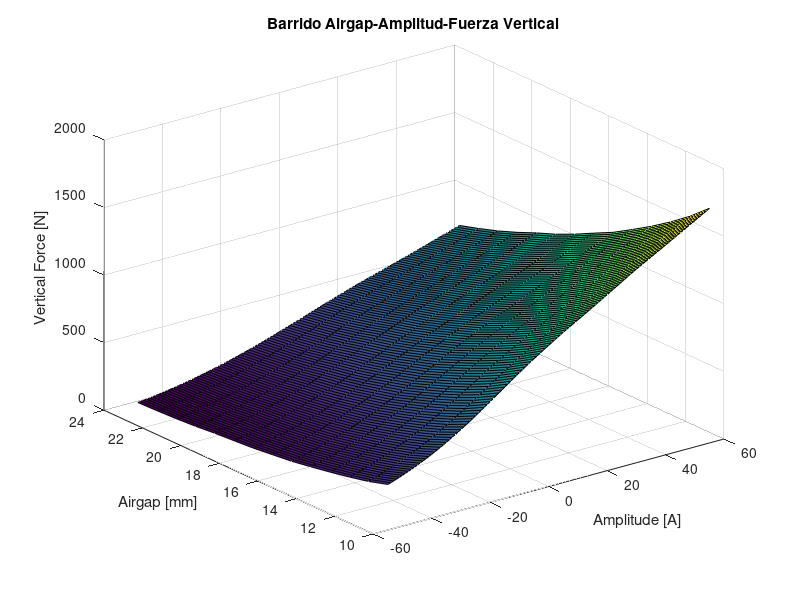
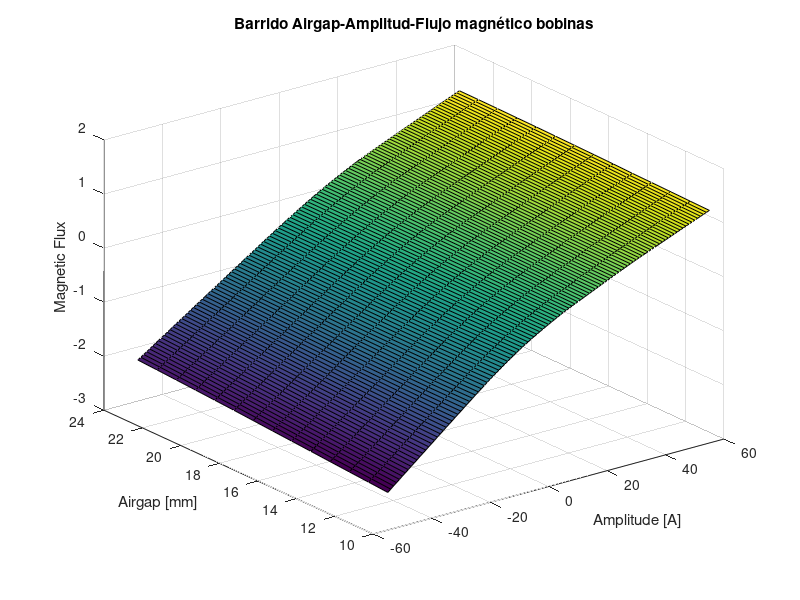
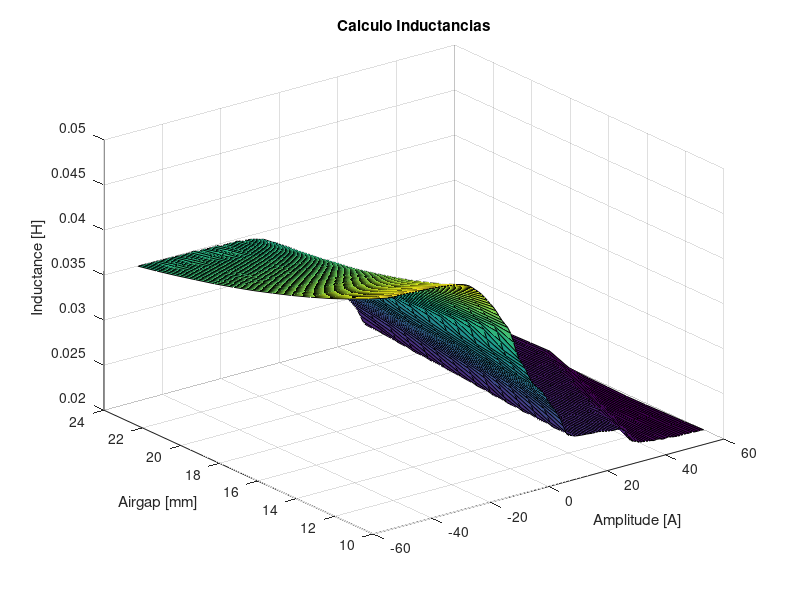

Write the MATLAB code that produced these figures, in order.
load('hems.mat')

%% Fuerza vertical

figure
surf(hems.Current,hems.Airgap, hems.Force_Vertical);

xlabel('Amplitude [A]')
ylabel('Airgap [mm]')
zlabel('Vertical Force [N]')
title('Barrido Airgap-Amplitud-Fuerza Vertical')

%% Flujo magnetico

figure
surf(hems.Current,hems.Airgap,hems.Flux);

xlabel('Amplitude [A]')
ylabel('Airgap [mm]')
zlabel('Magnetic Flux')
title('Barrido Airgap-Amplitud-Flujo magnético bobinas')

%% Inductancia

n = length(hems.Current);

figure
surf(hems.Current(1:(n-2)), hems.Airgap, hems.Inductance);
xlabel('Amplitude [A]')
ylabel('Airgap [mm]')
zlabel('Inductance [H]')
title('Calculo Inductancias')


